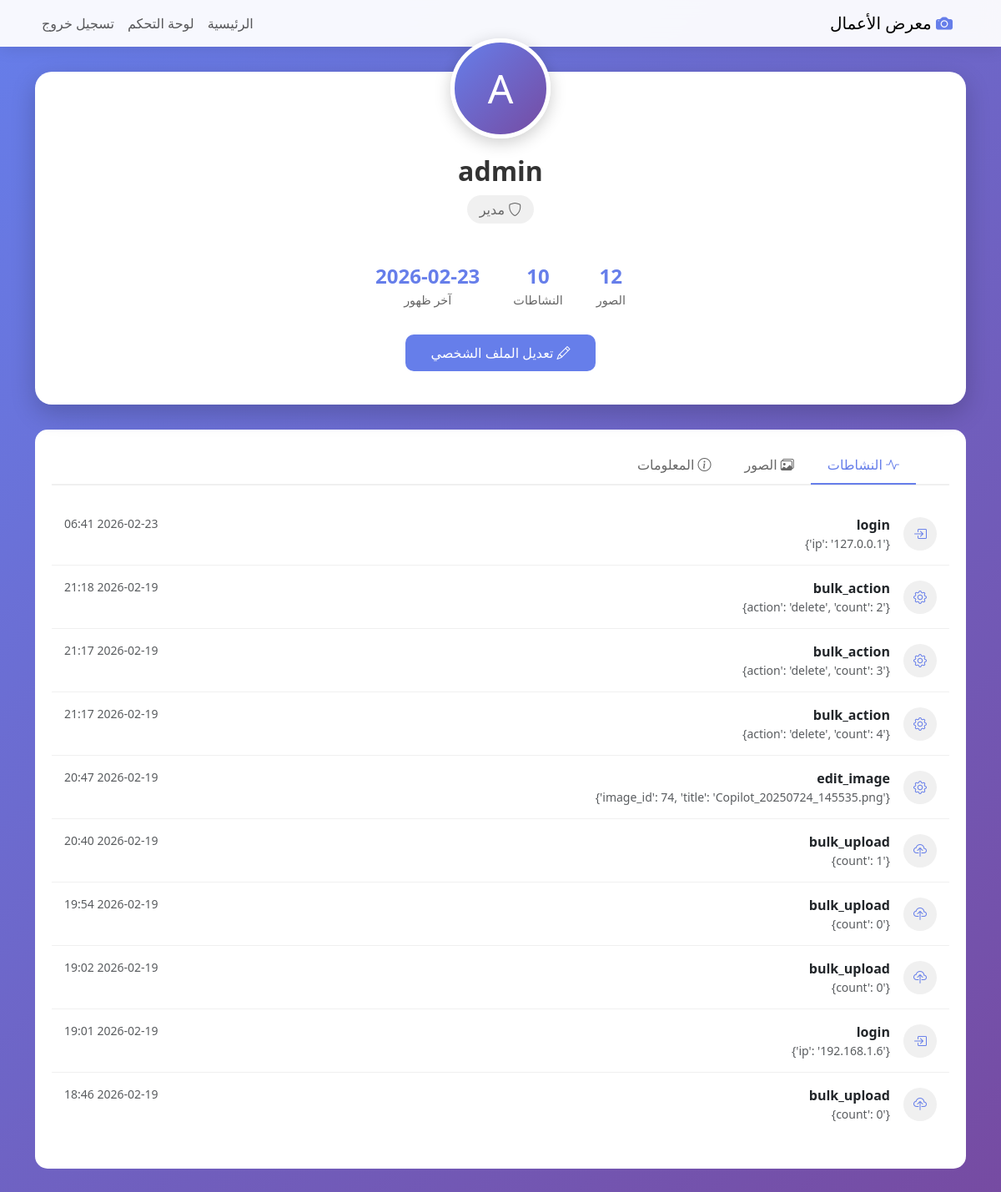
The app's page /profile (signed in), older data.
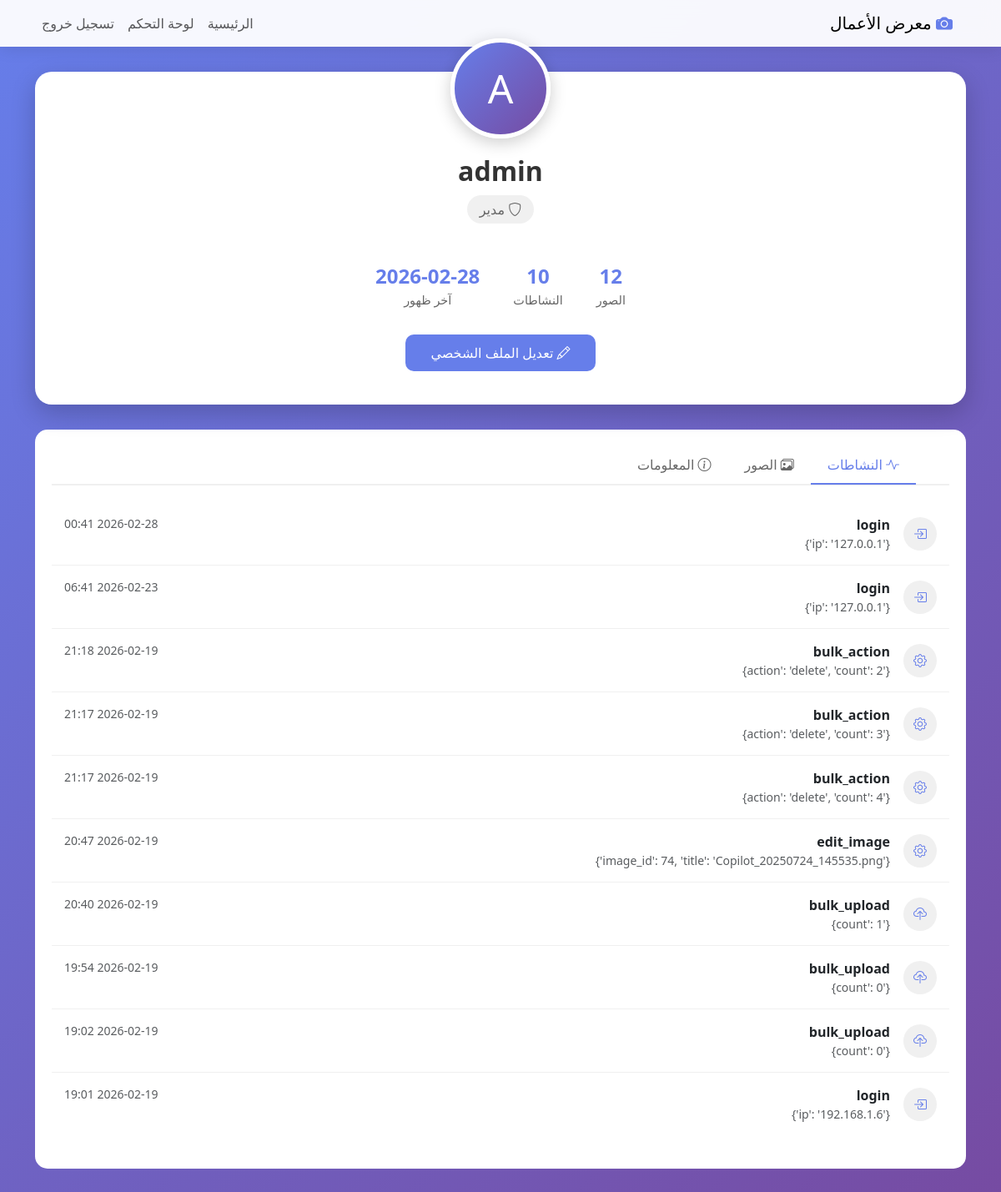
The same page, newer data.
### app.py (models this page shows, shortened)
class User(UserMixin, db.Model):
    id = db.Column(db.Integer, primary_key=True)
    username = db.Column(db.String(80), unique=True, nullable=False)
    email = db.Column(db.String(120), unique=True, nullable=False)
    password_hash = db.Column(db.String(200), nullable=False)
    role = db.Column(db.String(20), default='viewer')  # admin, editor, viewer
    created_at = db.Column(db.DateTime, default=datetime.utcnow)
    last_login = db.Column(db.DateTime)
    is_active = db.Column(db.Boolean, default=True)

class ActivityLog(db.Model):
    id = db.Column(db.Integer, primary_key=True)
    user_id = db.Column(db.Integer, db.ForeignKey('user.id'))
    action = db.Column(db.String(100))
    details = db.Column(db.JSON)
    ip_address = db.Column(db.String(50))
    timestamp = db.Column(db.DateTime, default=datetime.utcnow)

### app.py (the view)
@app.route('/profile')
@login_required
def profile():
    user_activity = ActivityLog.query.filter_by(user_id=current_user.id)\
                                     .order_by(ActivityLog.timestamp.desc())\
                                     .limit(10).all()
    user_images = Image.query.filter_by(uploaded_by=current_user.id)\
                             .order_by(Image.created_at.desc())\
                             .limit(12).all()
    return render_template('profile.html',
                         user=current_user,
                         activities=user_activity,
                         images=user_images)

### app.py (called while the page is built)
@login_manager.user_loader
def load_user(user_id):
    return User.query.get(int(user_id))

### templates/profile.html (shortened to what the changed rows need)
<!DOCTYPE html>
<html dir="rtl" lang="ar">
<head>
    <link href="https://cdn.jsdelivr.net/npm/bootstrap@5.3.0/dist/css/bootstrap.min.css" rel="stylesheet">
    <link rel="stylesheet" href="https://cdn.jsdelivr.net/npm/bootstrap-icons@1.11.0/font/bootstrap-icons.css">
</head>
<body>
    <div class="container">
        <div class="profile-header">
            <div class="profile-avatar">
                {{ user.username[0]|upper }}
            </div>
            <h1 class="profile-name">{{ user.username }}</h1>
            <div class="profile-role">
                <i class="bi bi-shield"></i>
                {% if user.role == 'admin' %}مدير
                {% elif user.role == 'editor' %}محرر
                {% else %}مشاهد{% endif %}
            </div>
            <div class="profile-stats">
                <div class="stat">
                </div>
                <div class="stat">
                </div>
                <div class="stat">
                    <div class="stat-number">{{ user.last_login.strftime('%Y-%m-%d') if user.last_login else '-' }}</div>
                    <div class="stat-label">آخر ظهور</div>
                </div>
            </div>
            <div class="profile-actions">
                <a href="{{ url_for('edit_profile') }}" class="btn-edit">
                </a>
            </div>
        </div>
        <div class="profile-tabs">
            <div class="tab-content">
                <div class="tab-pane fade show active" id="activity">
                    {% if activities %}
                        {% for activity in activities %}
                        <div class="activity-item d-flex align-items-center">
                            <div class="activity-icon ms-3">
                                {% if 'upload' in activity.action %}
                                <i class="bi bi-cloud-upload"></i>
                                {% elif 'login' in activity.action %}
                                <i class="bi bi-box-arrow-in-right"></i>
                                {% elif 'view' in activity.action %}
                                <i class="bi bi-eye"></i>
                                {% else %}
                                <i class="bi bi-gear"></i>
                                {% endif %}
                            </div>
                            <div class="flex-grow-1">
                                <div class="d-flex justify-content-between">
                                    <div>
                                        <strong>{{ activity.action }}</strong>
                                        <p class="mb-0 text-muted small">{{ activity.details }}</p>
                                    </div>
                                    <small class="text-muted">{{ activity.timestamp.strftime('%Y-%m-%d %H:%M') }}</small>
                                </div>
                            </div>
                        </div>
                        {% endfor %}
                    {% else %}
                        <div class="text-center py-5">
                            <i class="bi bi-activity" style="font-size: 3em; color: #ccc;"></i>
                            <p class="mt-3">لا توجد نشاطات حتى الآن</p>
                        </div>
                    {% endif %}
                </div>
            </div>
        </div>
    </div>
</body>
</html>

Row changes from the older to the newer data that the page shows:
no longer on this page (row unchanged): ActivityLog: action "bulk_upload", details "{'count': 0}", timestamp "2026-02-19 18:46"
changed User "admin": last_login "2026-02-23" → "2026-02-28"
added ActivityLog: action "login", details "{'ip': '127.0.0.1'}", timestamp "2026-02-28 00:41"
